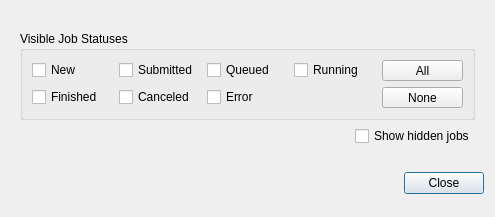
<?xml version="1.0" encoding="UTF-8"?>
<ui version="4.0">
 <class>AdvancedFilterDialog</class>
 <widget class="QDialog" name="AdvancedFilterDialog">
  <property name="geometry">
   <rect>
    <x>0</x>
    <y>0</y>
    <width>495</width>
    <height>217</height>
   </rect>
  </property>
  <property name="windowTitle">
   <string>MoleQueue Filter Options</string>
  </property>
  <layout class="QVBoxLayout" name="verticalLayout_3">
   <item>
    <widget class="QFrame" name="moreFilteringFrame">
     <property name="sizePolicy">
      <sizepolicy hsizetype="Preferred" vsizetype="Maximum">
       <horstretch>0</horstretch>
       <verstretch>0</verstretch>
      </sizepolicy>
     </property>
     <layout class="QVBoxLayout" name="verticalLayout">
      <item>
       <widget class="QGroupBox" name="groupBox">
        <property name="title">
         <string>Visible Job Statuses</string>
        </property>
        <property name="flat">
         <bool>false</bool>
        </property>
        <layout class="QGridLayout" name="gridLayout">
         <item row="0" column="1">
          <widget class="QCheckBox" name="filterStatusSubmitted">
           <property name="text">
            <string>Submitted</string>
           </property>
          </widget>
         </item>
         <item row="0" column="2">
          <widget class="QCheckBox" name="filterStatusQueued">
           <property name="text">
            <string>Queued</string>
           </property>
          </widget>
         </item>
         <item row="1" column="2">
          <widget class="QCheckBox" name="filterStatusError">
           <property name="text">
            <string>Error</string>
           </property>
          </widget>
         </item>
         <item row="1" column="5">
          <widget class="QToolButton" name="filterStatusNone">
           <property name="sizePolicy">
            <sizepolicy hsizetype="Minimum" vsizetype="Fixed">
             <horstretch>0</horstretch>
             <verstretch>0</verstretch>
            </sizepolicy>
           </property>
           <property name="text">
            <string>None</string>
           </property>
          </widget>
         </item>
         <item row="0" column="0">
          <widget class="QCheckBox" name="filterStatusNew">
           <property name="text">
            <string>New</string>
           </property>
          </widget>
         </item>
         <item row="1" column="0">
          <widget class="QCheckBox" name="filterStatusFinished">
           <property name="text">
            <string>Finished</string>
           </property>
          </widget>
         </item>
         <item row="1" column="1">
          <widget class="QCheckBox" name="filterStatusCanceled">
           <property name="text">
            <string>Canceled</string>
           </property>
          </widget>
         </item>
         <item row="0" column="3">
          <widget class="QCheckBox" name="filterStatusRunning">
           <property name="text">
            <string>Running</string>
           </property>
          </widget>
         </item>
         <item row="0" column="5">
          <widget class="QToolButton" name="filterStatusAll">
           <property name="sizePolicy">
            <sizepolicy hsizetype="Minimum" vsizetype="Fixed">
             <horstretch>0</horstretch>
             <verstretch>0</verstretch>
            </sizepolicy>
           </property>
           <property name="text">
            <string>All</string>
           </property>
          </widget>
         </item>
        </layout>
       </widget>
      </item>
      <item>
       <layout class="QHBoxLayout" name="horizontalLayout">
        <item>
         <spacer name="horizontalSpacer_3">
          <property name="orientation">
           <enum>Qt::Horizontal</enum>
          </property>
          <property name="sizeHint" stdset="0">
           <size>
            <width>40</width>
            <height>20</height>
           </size>
          </property>
         </spacer>
        </item>
        <item>
         <widget class="QCheckBox" name="filterShowHidden">
          <property name="toolTip">
           <string>&lt;html&gt;&lt;head/&gt;&lt;body&gt;&lt;p&gt;Toggle whether hidden jobs are displayed.&lt;/p&gt;&lt;p&gt;Clients that submit large numbers of automated jobs may wish to hide them from the default job view by setting the &amp;quot;hideFromGui&amp;quot; flag. This overrides the client request and includes such jobs in the table. &lt;/p&gt;&lt;/body&gt;&lt;/html&gt;</string>
          </property>
          <property name="text">
           <string>Show hidden jobs</string>
          </property>
         </widget>
        </item>
       </layout>
      </item>
     </layout>
    </widget>
   </item>
   <item>
    <widget class="QDialogButtonBox" name="buttonBox">
     <property name="orientation">
      <enum>Qt::Horizontal</enum>
     </property>
     <property name="standardButtons">
      <set>QDialogButtonBox::Close</set>
     </property>
    </widget>
   </item>
  </layout>
 </widget>
 <tabstops>
  <tabstop>filterStatusNew</tabstop>
  <tabstop>filterStatusSubmitted</tabstop>
  <tabstop>filterStatusQueued</tabstop>
  <tabstop>filterStatusRunning</tabstop>
  <tabstop>filterStatusFinished</tabstop>
  <tabstop>filterStatusCanceled</tabstop>
  <tabstop>filterStatusError</tabstop>
  <tabstop>filterStatusAll</tabstop>
  <tabstop>filterStatusNone</tabstop>
  <tabstop>filterShowHidden</tabstop>
  <tabstop>buttonBox</tabstop>
 </tabstops>
 <resources/>
 <connections>
  <connection>
   <sender>buttonBox</sender>
   <signal>accepted()</signal>
   <receiver>AdvancedFilterDialog</receiver>
   <slot>accept()</slot>
   <hints>
    <hint type="sourcelabel">
     <x>248</x>
     <y>254</y>
    </hint>
    <hint type="destinationlabel">
     <x>157</x>
     <y>274</y>
    </hint>
   </hints>
  </connection>
  <connection>
   <sender>buttonBox</sender>
   <signal>rejected()</signal>
   <receiver>AdvancedFilterDialog</receiver>
   <slot>reject()</slot>
   <hints>
    <hint type="sourcelabel">
     <x>316</x>
     <y>260</y>
    </hint>
    <hint type="destinationlabel">
     <x>286</x>
     <y>274</y>
    </hint>
   </hints>
  </connection>
 </connections>
</ui>
